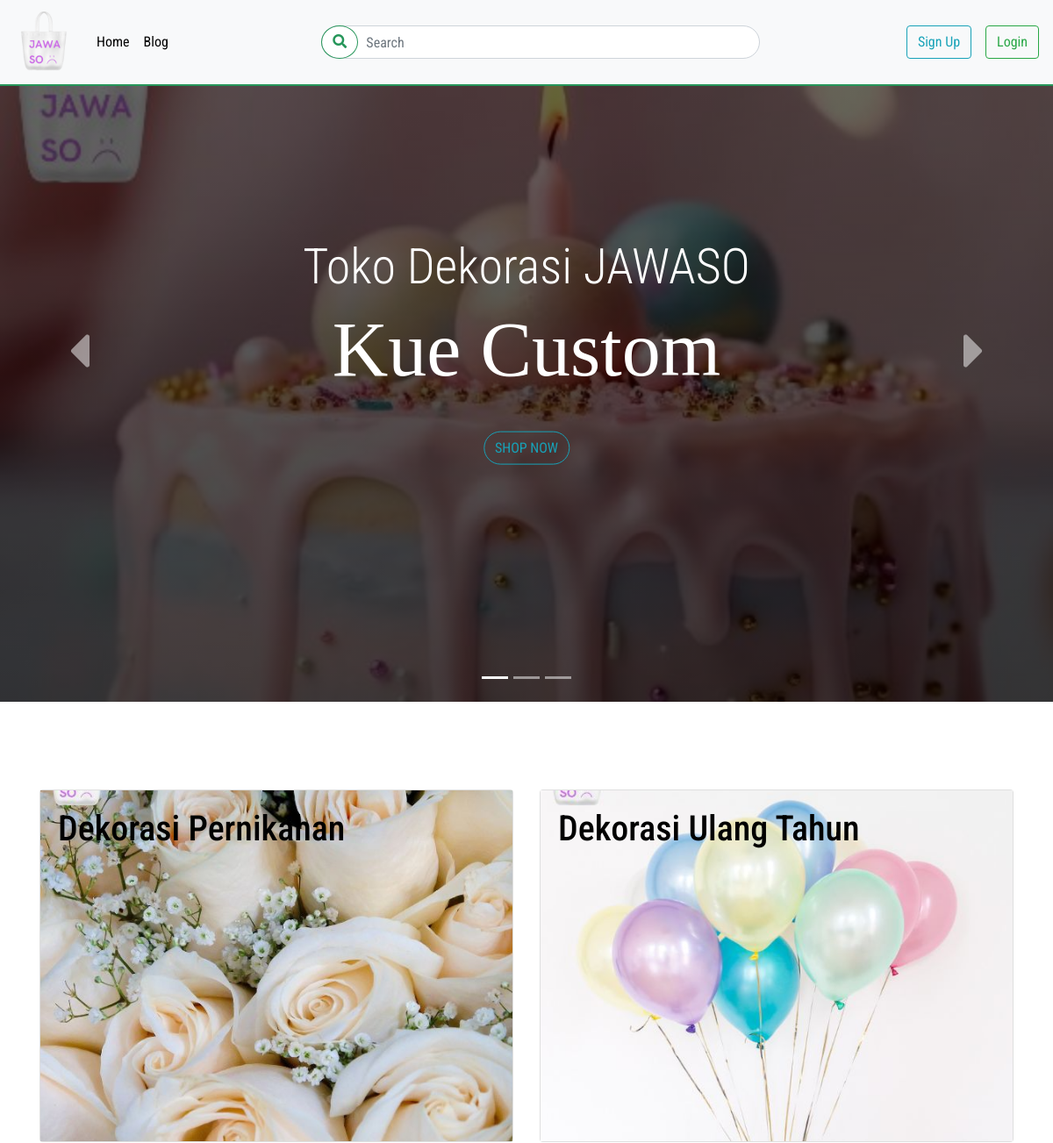
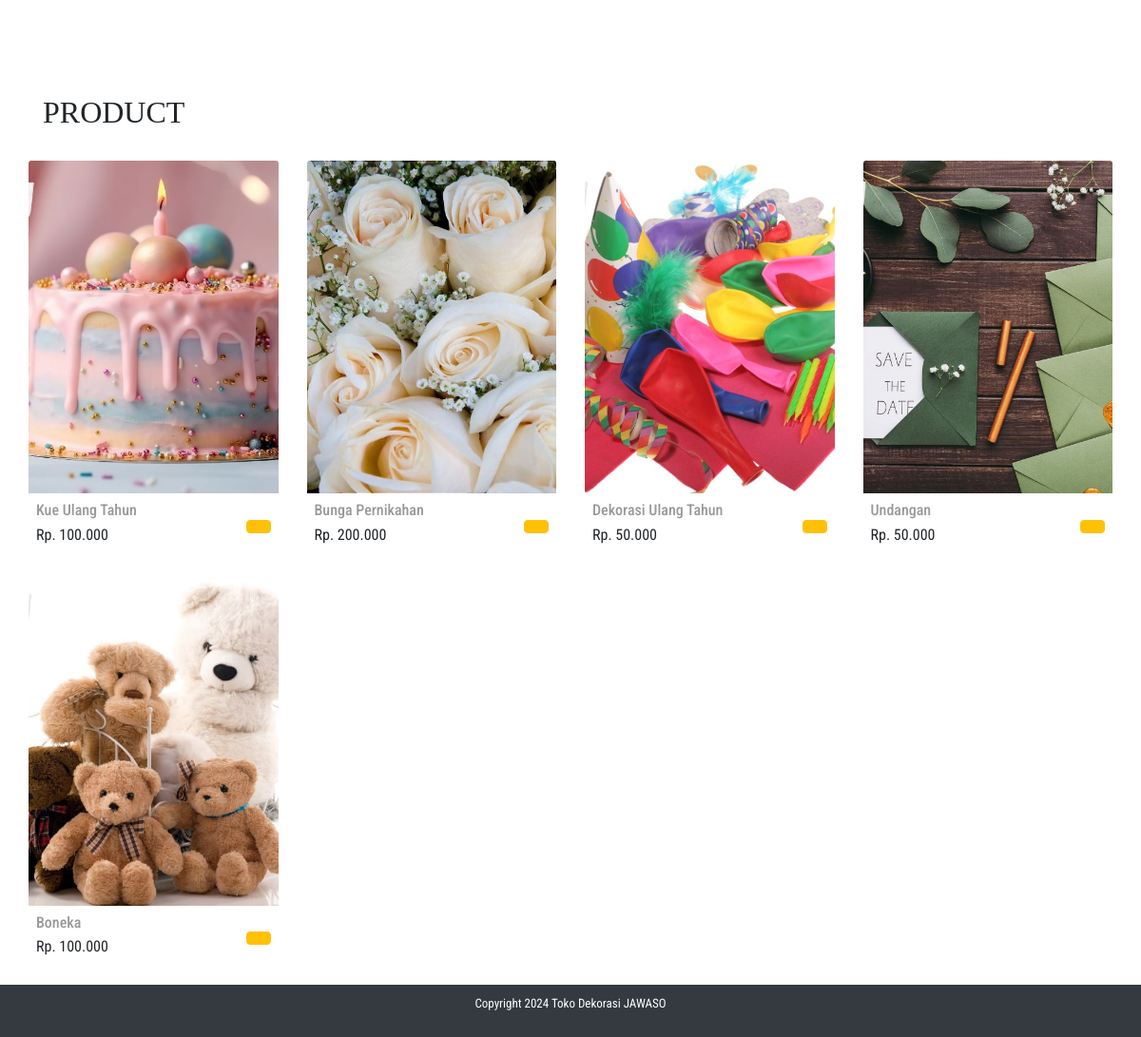
The page / on the database its author committed (2 pictures, top to bottom).
### tables this page shows
CREATE TABLE `product` (
  `id` int(11) NOT NULL,
  `image` text NOT NULL,
  `image2` text NOT NULL,
  `image3` text NOT NULL,
  `title` varchar(50) NOT NULL,
  `descriptions` varchar(255) NOT NULL,
  `price` int(11) NOT NULL,
  `categoryId` int(11) NOT NULL,
  `stok` int(11) NOT NULL
);

### init.php (called while the page is built)
<?php
$root_path = "/serkom";

### index.php (the view, shortened to what this page needs)
<?php
include_once  "./init.php";
include "./genral/config.php";
include "./genral/functions.php";
 $select = "SELECT * FROM product";
$s = mysqli_query($connectSQL ,$select );
include "shared/header.php" ;
 include "shared/nav.php" ;
 ?>
 <section id="home">
<div class="home">
<div id="carouselExampleCaptions" class="carousel slide carousel-fade" data-ride="carousel">
  <ol class="carousel-indicators">
    <li data-target="#carouselExampleCaptions" data-slide-to="0" class="active"></li>
    <li data-target="#carouselExampleCaptions" data-slide-to="1"></li>
    <li data-target="#carouselExampleCaptions" data-slide-to="2"></li>
  </ol>
  <div class="carousel-inner">
    <div class="carousel-item active">
      <div class="overlay"></div>
      <img src="<?php echo $root_path ?>/image/1.jpg" class="d-block w-100" alt="...">
      <div class="carousel-caption d-none d-md-block">
        <h5 class='display-4'>Toko Dekorasi JAWASO</h5>
        <h2 class='display-2 pb-4 mb-3'>Kue Custom</h2>
        <a href="<?php echo $root_path ?>/collection/collection.php?category=1" class="btn btn-outline-info rounded-pill" >SHOP NOW</a>
      </div>
    </div>
  </div>
  <button class="carousel-control-prev" type="button" data-target="#carouselExampleCaptions" data-slide="prev">
  <i class="fas fa-caret-left fa-4x" aria-hidden="true"></i>
  </button>
  <button class="carousel-control-next" type="button" data-target="#carouselExampleCaptions" data-slide="next">
  <i class="fas fa-caret-right fa-4x" aria-hidden="true"></i>
  </button>
</div>
</div>
<div class="product">
  <div class="container">
    <div class="row">
      <div class="col-md-6">
        <a href="<?php echo $root_path ?>/collection/collection.php?category=1">
        <div class="card">
          <img src="<?php echo $root_path ?>/image/2.jpg" alt="">
          <div class="card-body">
          <h5>Dekorasi Pernikahan</h5>
        </div>
        </div>
      </a>
      </div>
      <div class="col-md-6">
      <a href="<?php echo $root_path ?>/collection/collection.php?category=2">
        <div class="card">
        <img src="<?php echo $root_path ?>/image/5.jpg" alt="">
        <div class="card-body">
          <h5>Dekorasi Ulang Tahun</h5>
        </div>
        </div>
        </a>
      </div>
    </div>
  </div>
</div>
<div class="product_overview">
    <div class="container">
      <div class="landing">
        <h2>PRODUCT </h2>
        <div class="row">
<div id="content_product" class="content_product mt-4">
  <div id="content-filter" class="row">
  <?php foreach($s as $data){ ?>
    <?php $price = number_format($data['price'], 0, ',', '.'); ?>
    <div class="col-lg-3 col-md-4 col-12 mb-3">
      <div class="card wow animate__bounceInUp" >
        <div class="card-head">
          <img src="./dashboard/product/upload/<?php echo $data['image'] ; ?>" class="card-img-top" alt="...">
        </div>
        <div class="card-body p-2" style="display: flex; justify-content: space-between; align-items: center;">
          <div>
              <h5 class='card-title mb-1'><?php echo $data['title']; ?></h5>
              <p class="mb-1"><?php echo 'Rp. ' . $price; ?></p>
          </div>
          <form method="POST" class="ml-auto">
              <button type="submit" name="add_to_cart" class="btn btn-warning" style="margin-left: 15px;"><ion-icon name="cart-outline" style="font-size: 1.5rem; margin-top: 5px;"></ion-icon></button>
          </form>
        </div>
      </div>
    </div>
    <?php }?>
        </div>
      </div>
    </div>
  </div>
  </section>
  <?php include "shared/footer.php" ?>

### css/main.css (style rules this page uses)
body { font-family: 'Oswald', sans-serif; font-family: 'Playfair Display', serif; font-family: 'Roboto Condensed', sans-serif; }
h1,h2,h3,h4,button { font-family: 'Oswald', sans-serif; font-family: 'Playfair Display', serif; }
.navbar,.landing { text-transform: capitalize; }
.home .carousel .carousel-item { height: 100vh; width: 100%; position: relative; }
.home .carousel .carousel-item .overlay { height: 100%; width: 100%; position: absolute; background: linear-gradient(rgba(0, 0, 0, 0.582) ,rgba(0, 0, 0, 0.74)); }
.home .carousel img { height: 100%; width: 100%; object-fit: cover; object-position: top; }
.carousel-caption { bottom:auto; top: 50%; left: 50%; right: auto; transform: translate(-50%,-50%); }
.card-title { white-space: nowrap; overflow: hidden; text-overflow: ellipsis; max-width: 100ch; }
.content_product .card img { height: 350px; width: 100%; object-fit: cover; object-position: top; transition: .8s; }
.content_product .card { border: none; transition: .8s; }
.content_product .card h5 { font-size:16px; color: #999; margin-bottom: 3px; }
.content_product .card p { font-size:16px; font-weight: 400; }
.content_product .card .card-head { overflow: hidden; position: relative; }
.product { padding-top: 100px; padding-bottom: 100px; }
.product .card { position: relative; }
.product .card-body { position: absolute; transition: .5s; color: black; }
.product .card-body h5 { font-size: 40px; }
.product img { width: 100%; object-fit: cover; object-position: left; height: 400px; }

### rows shown on the page
product: image (picture), title "Kue Ulang Tahun", price "100.000"
product: image (picture), title "Bunga Pernikahan", price "200.000"
product: image (picture), title "Dekorasi Ulang Tahun", price "50.000"
product: image (picture), title "Undangan", price "50.000"
product: image (picture), title "Boneka", price "100.000"
